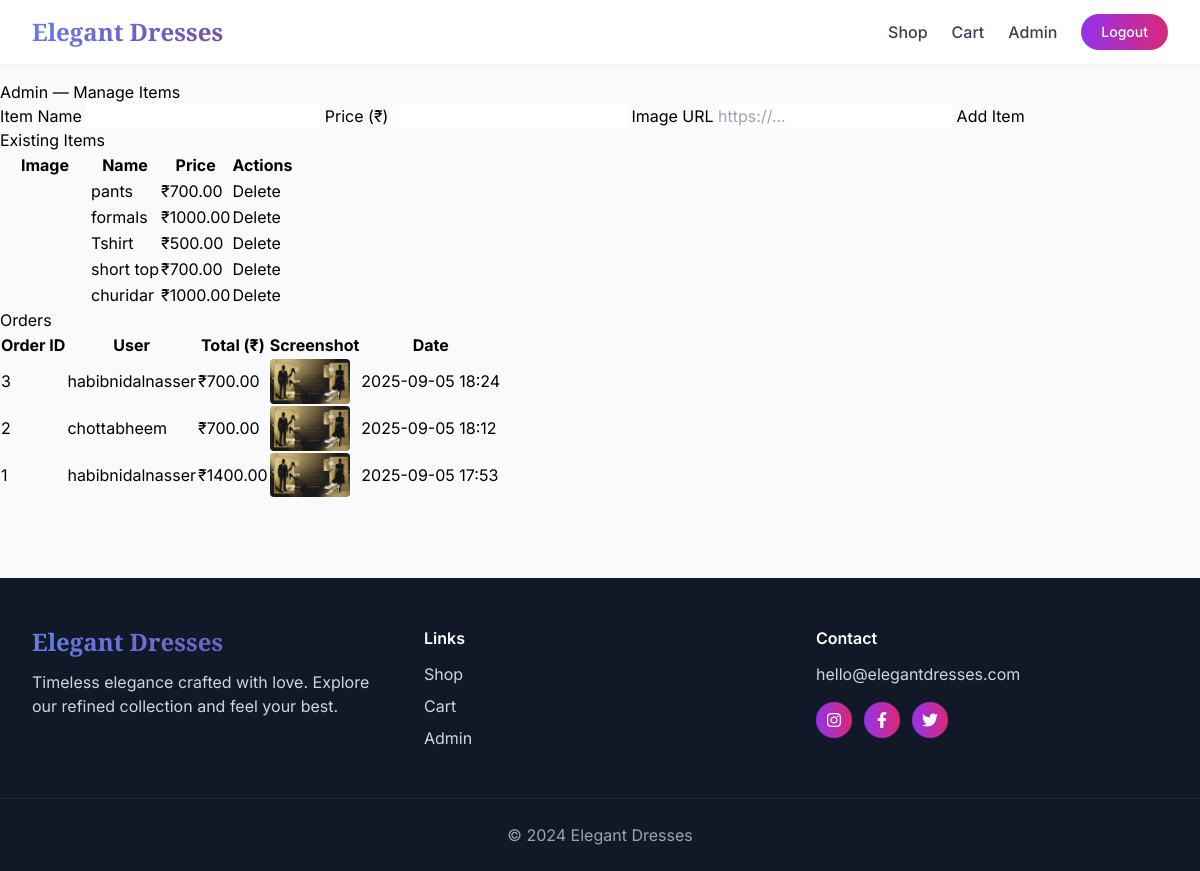
Page /admin (signed in) on the earlier database version.
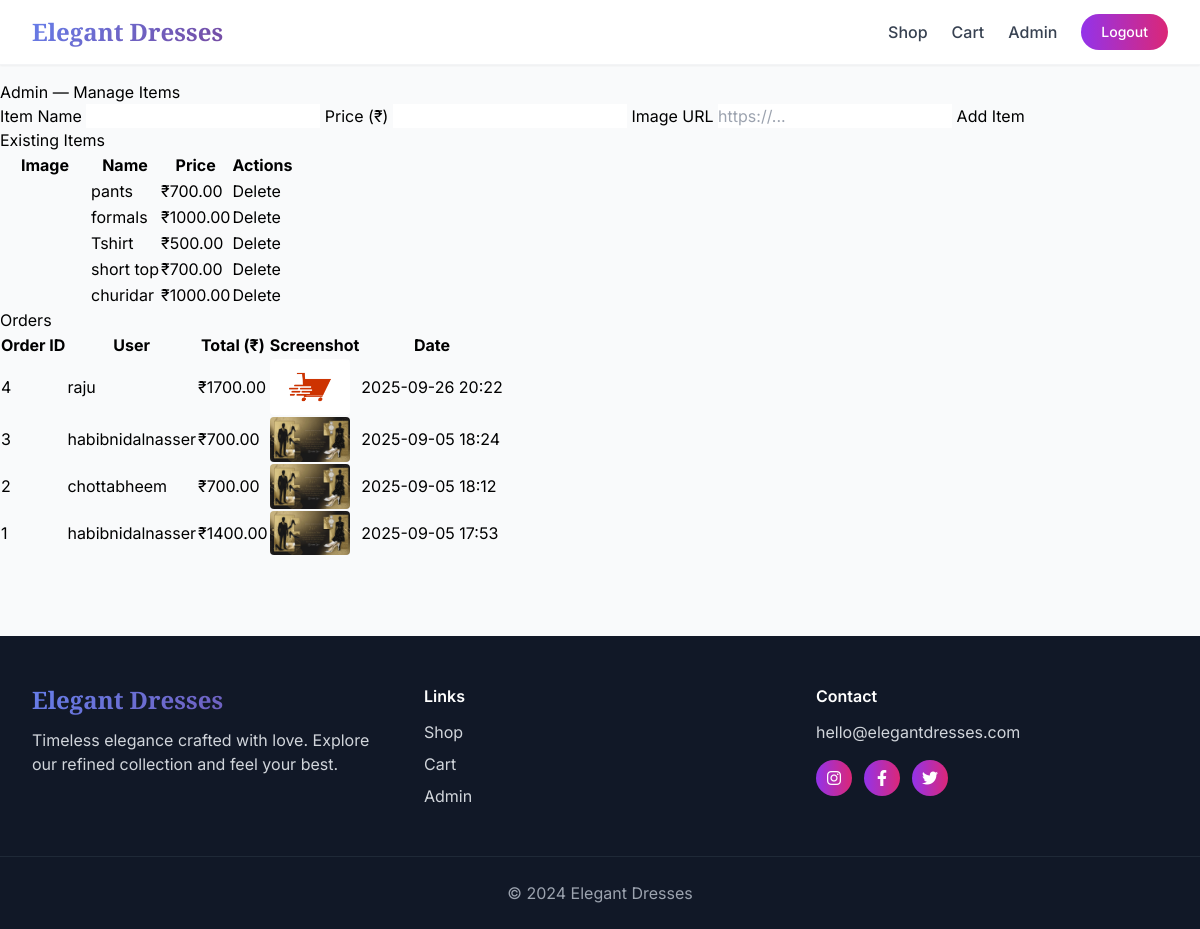
Same page on the later database version.
### app.py (models this page shows, shortened)
class Item(db.Model):
    id = db.Column(db.Integer, primary_key=True)
    name = db.Column(db.String(120), nullable=False)
    price = db.Column(db.Float, nullable=False, default=0.0)
    image_url = db.Column(db.String(500), nullable=True)
    created_at = db.Column(db.DateTime, default=datetime.utcnow)

class Order(db.Model):
    id = db.Column(db.Integer, primary_key=True)
    user_id = db.Column(db.Integer, db.ForeignKey('user.id'), nullable=False)
    total_amount = db.Column(db.Float, nullable=False)
    screenshot = db.Column(db.String(255))
    created_at = db.Column(db.DateTime, default=datetime.utcnow)
    user = db.relationship('User', backref=db.backref('orders', lazy=True))

class User(db.Model):
    id = db.Column(db.Integer, primary_key=True)
    username = db.Column(db.String(80), unique=True, nullable=False)
    password_hash = db.Column(db.String(200), nullable=False)
    is_admin = db.Column(db.Boolean, default=False)
    created_at = db.Column(db.DateTime, default=datetime.utcnow)

### app.py (the view)
    def wrapper(*args, **kwargs):
        user = current_user()
        if not user or not user.is_admin:
            flash("Admin access required.", "error")
            return redirect(url_for('items'))
        return view_func(*args, **kwargs)

### app.py (called while the page is built, shortened)
def current_user():
    uid = session.get('user_id')
    if not uid:
        return None
    return User.query.get(uid)

def admin_required(view_func):
    def wrapper(*args, **kwargs):
        user = current_user()
        if not user or not user.is_admin:
            flash("Admin access required.", "error")
            return redirect(url_for('items'))
        return view_func(*args, **kwargs)
    wrapper.__name__ = view_func.__name__
    return wrapper

@app.route('/admin', methods=['GET', 'POST'])
@admin_required
def admin():
    items = Item.query.order_by(Item.created_at.desc()).all()
    orders = Order.query.order_by(Order.created_at.desc()).all()   # fetch orders
    return render_template('admin.html', items=items, orders=orders, user=current_user())

### templates/admin.html (shortened to what this page needs)
{% extends "base_v2.html" %}
{% block content %}
<h2>Admin — Manage Items</h2>
<form method="post" class="form-card">
  <label>Item Name</label>
  <input type="text" name="name" required>
  <label>Price (₹)</label>
  <input type="number" step="0.01" name="price" required>
  <label>Image URL</label>
  <input type="url" name="image_url" placeholder="https://...">
  <button type="submit">Add Item</button>
</form>
<h3>Existing Items</h3>
<table class="table">
  <thead>
    <tr>
      <th>Image</th>
      <th>Name</th>
      <th>Price</th>
      <th>Actions</th>
    </tr>
  </thead>
  <tbody>
    {% for item in items %}
    <tr>
      <td style="width:90px;">
      </td>
      <td>{{ item.name }}</td>
      <td>₹{{ '%.2f'|format(item.price) }}</td>
      <td>
        <form method="post" action="{{ url_for('admin_delete_item', item_id=item.id) }}" onsubmit="return confirm('Delete this item?');">
          <button type="submit" class="danger">Delete</button>
        </form>
      </td>
    </tr>
    {% endfor %}
  </tbody>
</table>
<h3>Orders</h3>
<table class="table">
  <thead>
    <tr>
      <th>Order ID</th>
      <th>User</th>
      <th>Total (₹)</th>
      <th>Screenshot</th>
      <th>Date</th>
    </tr>
  </thead>
  <tbody>
    {% for order in orders %}
    <tr>
      <td>{{ order.id }}</td>
      <td>{{ order.user.username }}</td>
      <td>₹{{ '%.2f'|format(order.total_amount) }}</td>
      <td>
        {% if order.screenshot %}
          <img src="{{ url_for('uploaded_file', filename=order.screenshot) }}" alt="screenshot" style="width:80px; border-radius:4px;">
        {% endif %}
      </td>
      <td>{{ order.created_at.strftime('%Y-%m-%d %H:%M') }}</td>
    </tr>
    {% endfor %}
  </tbody>
</table>
{% endblock %}

### templates/base_v2.html (shortened to what this page needs)
<!DOCTYPE html>
<html lang="en">
<head>
  <script src="https://cdn.tailwindcss.com"></script>
  <link rel="stylesheet" href="https://cdnjs.cloudflare.com/ajax/libs/font-awesome/6.4.0/css/all.min.css">
</head>
<body class="font-inter bg-gray-50">
  <nav class="bg-white/95 backdrop-blur-md shadow-sm fixed w-full top-0 z-50 border-b border-gray-100">
    <div class="max-w-7xl mx-auto px-4 sm:px-6 lg:px-8">
      <div class="flex justify-between items-center h-16">
        <a href="{{ url_for('items') }}" class="font-playfair text-2xl font-bold gradient-text">Elegant Dresses</a>
        <div class="hidden md:flex items-center space-x-6">
          <a href="{{ url_for('items') }}" class="text-gray-700 hover:text-purple-600 font-medium">Shop</a>
          <a href="{{ url_for('cart') }}" class="text-gray-700 hover:text-purple-600 font-medium">Cart</a>
          {% if user and user.is_admin %}
            <a href="{{ url_for('admin') }}" class="text-gray-700 hover:text-purple-600 font-medium">Admin</a>
          {% endif %}
          {% if session.get('user_id') %}
            <a href="{{ url_for('logout') }}" class="bg-gradient-to-r from-purple-600 to-pink-600 text-white px-5 py-2 rounded-full text-sm font-medium hover:shadow-lg transform hover:scale-105 transition-all">Logout</a>
          {% else %}
            <a href="{{ url_for('login') }}" class="bg-gradient-to-r from-purple-600 to-pink-600 text-white px-5 py-2 rounded-full text-sm font-medium hover:shadow-lg transform hover:scale-105 transition-all">Login / Sign Up</a>
          {% endif %}
        </div>
      </div>
    </div>
  </nav>
  <main class="pt-20">
    {% block content %}{% endblock %}
  </main>
  <footer class="bg-gray-900 text-white mt-20">
    <div class="max-w-7xl mx-auto px-4 sm:px-6 lg:px-8 py-12 grid grid-cols-1 md:grid-cols-3 gap-10">
      <div>
        <h3 class="font-playfair text-2xl font-bold gradient-text mb-3">Elegant Dresses</h3>
        <p class="text-gray-300">Timeless elegance crafted with love. Explore our refined collection and feel your best.</p>
      </div>
      <div>
        <h4 class="font-semibold mb-3">Links</h4>
        <ul class="space-y-2 text-gray-300">
          <li><a href="{{ url_for('items') }}" class="hover:text-white">Shop</a></li>
          <li><a href="{{ url_for('cart') }}" class="hover:text-white">Cart</a></li>
          {% if user and user.is_admin %}<li><a href="{{ url_for('admin') }}" class="hover:text-white">Admin</a></li>{% endif %}
        </ul>
      </div>
      <div>
        <h4 class="font-semibold mb-3">Contact</h4>
        <p class="text-gray-300">hello@elegantdresses.com</p>
        <div class="flex gap-3 mt-4">
          <a class="w-9 h-9 rounded-full bg-gradient-to-r from-purple-600 to-pink-600 flex items-center justify-center" href="#"><i class="fab fa-instagram"></i></a>
          <a class="w-9 h-9 rounded-full bg-gradient-to-r from-purple-600 to-pink-600 flex items-center justify-center" href="#"><i class="fab fa-facebook-f"></i></a>
          <a class="w-9 h-9 rounded-full bg-gradient-to-r from-purple-600 to-pink-600 flex items-center justify-center" href="#"><i class="fab fa-twitter"></i></a>
        </div>
      </div>
    </div>
    <div class="border-t border-gray-800 py-6 text-center text-gray-400">&copy; 2024 Elegant Dresses</div>
  </footer>
</body>
</html>

### templates/base_v2.html (style rules this page uses)
.font-playfair { font-family: 'Playfair Display', serif; }
.font-inter { font-family: 'Inter', sans-serif; }
.gradient-text { background: linear-gradient(135deg, #667eea 0%, #764ba2 100%); -webkit-background-clip: text; -webkit-text-fill-color: transparent; background-clip: text; }

Differences in the rows shown:
added Order: id "4", user.username "raju", total_amount "1700.00", screenshot (picture), created_at "2025-09-26 20:22"
